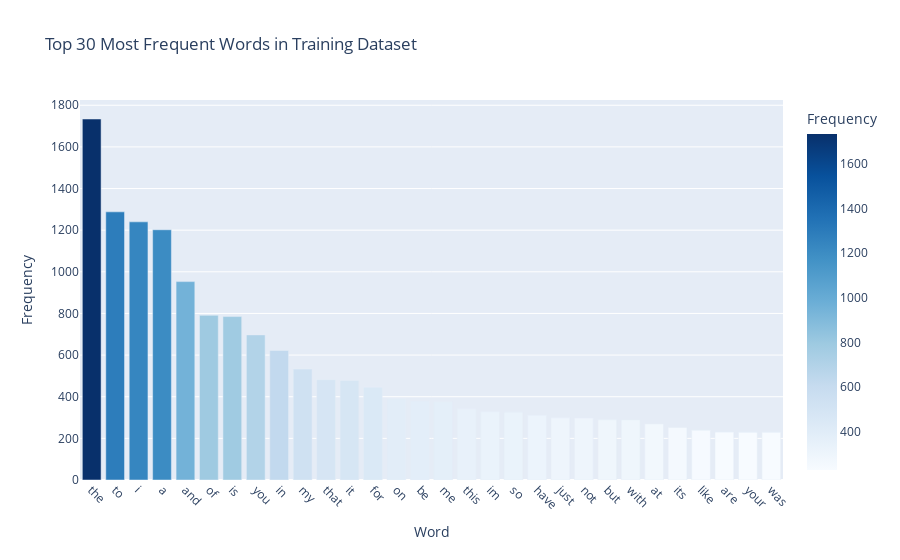
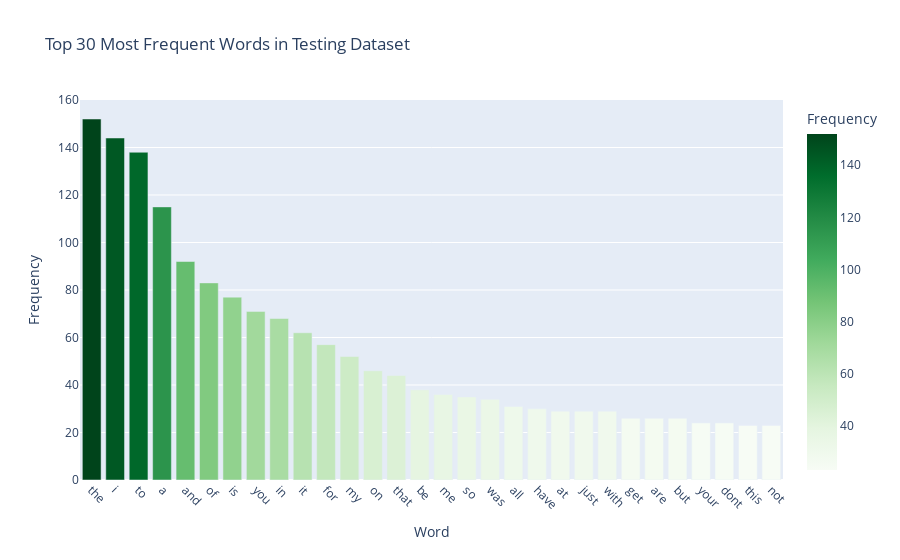

Notebook source saved alongside these figures, in order:
### Markdown cell above
---
##### <a id='toc1_5_1_1_1_'></a>[**>>> Exercise 1 (Take home):**](#toc0_)
Plot word frequency for Top 30 words in both train and test dataset. (Hint: refer to DM lab 1)

### Code cell
import pandas as pd
from collections import Counter
import re
import plotly.express as px

N = 30  # top words to display

def get_top_words(text_series, n=N):
    # Combine all text into one string
    all_text = ' '.join(text_series.astype(str))

    # Clean: remove punctuation/numbers and lowercase everything
    all_text = re.sub(r'[^a-zA-Z\s]', '', all_text).lower()

    # Split into words
    words = all_text.split()

    # Count word frequencies
    word_counts = Counter(words)

    # Convert to DataFrame
    freq_df = pd.DataFrame(word_counts.most_common(n), columns=['word', 'count'])
    return freq_df

# --- Training Set ---
train_top_df = get_top_words(train_df['text'])

train_fig = px.bar(
    train_top_df,
    x='word',
    y='count',
    title=f"Top {N} Most Frequent Words in Training Dataset",
    labels={'word': 'Word', 'count': 'Frequency'},
    color='count',
    color_continuous_scale='Blues'
)
train_fig.update_layout(xaxis_tickangle=45)

# --- Testing Set ---
test_top_df = get_top_words(test_df['text'])

test_fig = px.bar(
    test_top_df,
    x='word',
    y='count',
    title=f"Top {N} Most Frequent Words in Testing Dataset",
    labels={'word': 'Word', 'count': 'Frequency'},
    color='count',
    color_continuous_scale='Greens'
)
test_fig.update_layout(xaxis_tickangle=45)

# Display both
train_fig.show()
test_fig.show()

### Figure 1 — Plotly figure (JSON) as saved in the notebook; plotly's stock layout.template omitted (floating-point values rounded to 4 significant figures)
{"data": [{"hovertemplate": "Word=%{x}<br>Frequency=%{marker.color}<extra></extra>", "legendgroup": "", "marker": {"color": [1734, 1288, 1240, 1202, 953, 791, 785, 697, 622, 533, 482, 478, 445, 390, 380, 375, 342, 328, 325, 311, 299, 298, 289, 288, 269, 252, 239, 230, 229, 229], "coloraxis": "coloraxis", "pattern": {"shape": ""}}, "name": "", "orientation": "v", "showlegend": false, "textposition": "auto", "type": "bar", "x": ["the", "to", "i", "a", "and", "of", "is", "you", "in", "my", "that", "it", "for", "on", "be", "me", "this", "im", "so", "have", "just", "not", "but", "with", "at", "its", "like", "are", "your", "was"], "xaxis": "x", "y": [1734, 1288, 1240, 1202, 953, 791, 785, 697, 622, 533, 482, 478, 445, 390, 380, 375, 342, 328, 325, 311, 299, 298, 289, 288, 269, 252, 239, 230, 229, 229], "yaxis": "y"}], "layout": {"barmode": "relative", "coloraxis": {"colorbar": {"title": {"text": "Frequency"}}, "colorscale": [[0, "rgb(247,251,255)"], [0.125, "rgb(222,235,247)"], [0.25, "rgb(198,219,239)"], [0.375, "rgb(158,202,225)"], [0.5, "rgb(107,174,214)"], [0.625, "rgb(66,146,198)"], [0.75, "rgb(33,113,181)"], [0.875, "rgb(8,81,156)"], [1, "rgb(8,48,107)"]]}, "legend": {"tracegroupgap": 0}, "title": {"text": "Top 30 Most Frequent Words in Training Dataset"}, "xaxis": {"anchor": "y", "domain": [0, 1], "tickangle": 45, "title": {"text": "Word"}}, "yaxis": {"anchor": "x", "domain": [0, 1], "title": {"text": "Frequency"}}}}

### Figure 2 — Plotly figure (JSON) as saved in the notebook; plotly's stock layout.template omitted (floating-point values rounded to 4 significant figures)
{"data": [{"hovertemplate": "Word=%{x}<br>Frequency=%{marker.color}<extra></extra>", "legendgroup": "", "marker": {"color": [152, 144, 138, 115, 92, 83, 77, 71, 68, 62, 57, 52, 46, 44, 38, 36, 35, 34, 31, 30, 29, 29, 29, 26, 26, 26, 24, 24, 23, 23], "coloraxis": "coloraxis", "pattern": {"shape": ""}}, "name": "", "orientation": "v", "showlegend": false, "textposition": "auto", "type": "bar", "x": ["the", "i", "to", "a", "and", "of", "is", "you", "in", "it", "for", "my", "on", "that", "be", "me", "so", "was", "all", "have", "at", "just", "with", "get", "are", "but", "your", "dont", "this", "not"], "xaxis": "x", "y": [152, 144, 138, 115, 92, 83, 77, 71, 68, 62, 57, 52, 46, 44, 38, 36, 35, 34, 31, 30, 29, 29, 29, 26, 26, 26, 24, 24, 23, 23], "yaxis": "y"}], "layout": {"barmode": "relative", "coloraxis": {"colorbar": {"title": {"text": "Frequency"}}, "colorscale": [[0, "rgb(247,252,245)"], [0.125, "rgb(229,245,224)"], [0.25, "rgb(199,233,192)"], [0.375, "rgb(161,217,155)"], [0.5, "rgb(116,196,118)"], [0.625, "rgb(65,171,93)"], [0.75, "rgb(35,139,69)"], [0.875, "rgb(0,109,44)"], [1, "rgb(0,68,27)"]]}, "legend": {"tracegroupgap": 0}, "title": {"text": "Top 30 Most Frequent Words in Testing Dataset"}, "xaxis": {"anchor": "y", "domain": [0, 1], "tickangle": 45, "title": {"text": "Word"}}, "yaxis": {"anchor": "x", "domain": [0, 1], "title": {"text": "Frequency"}}}}
